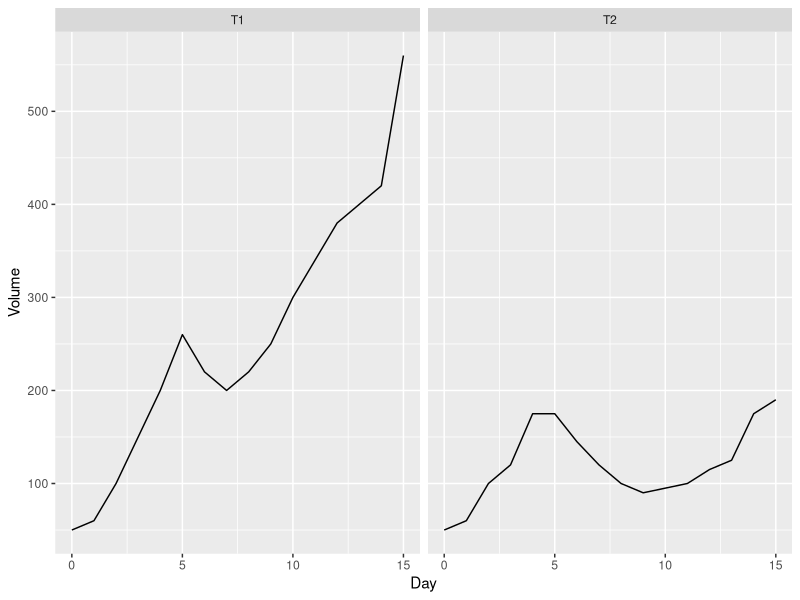
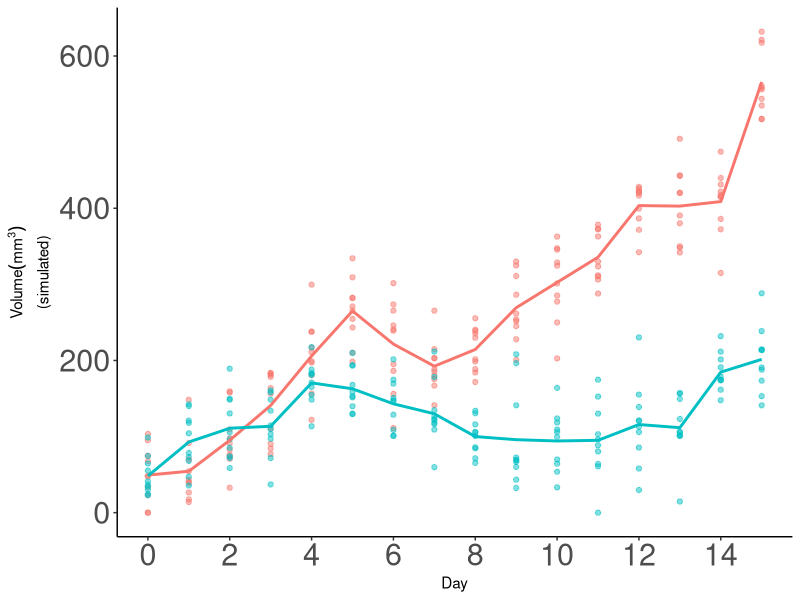
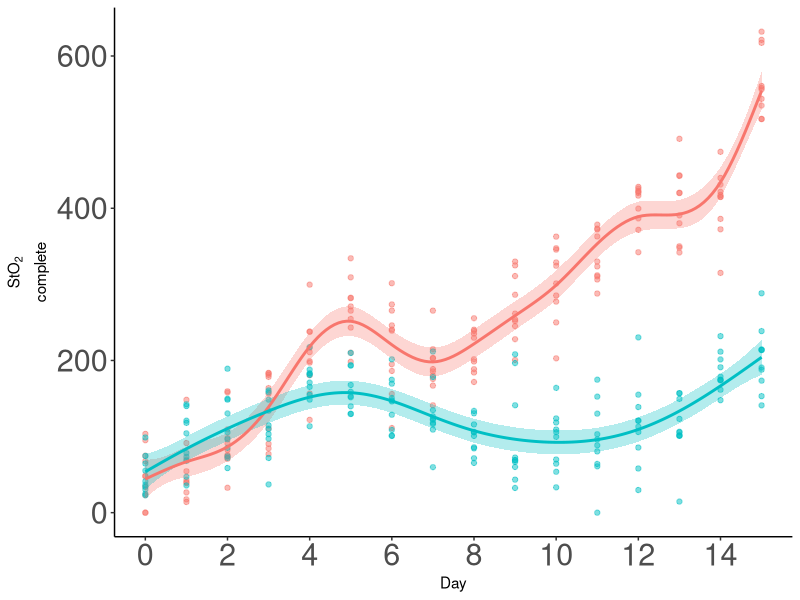
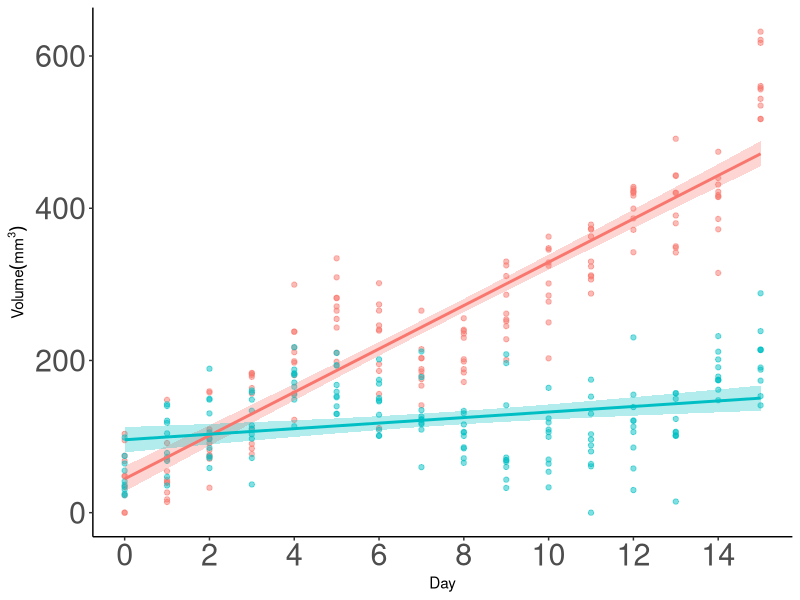

Write R code to recreate these figures, in order.
## Data is from:
## A Near-Infrared Phosphorescent
## Nanoprobe Enables Quantitative, Longitudinal Imaging of
## Tumor Hypoxia Dynamics during Radiotherapy
## --
## Zheng et. al.
## doi: 10.1158/0008-5472.CAN-19-0530
library(here)
library(ggplot2)
library(tidyverse)
library(mgcv)
#####
data<-read.csv(here("data","tumor_data.csv"))
data$Group<-as.factor(data$Group)
#plot data
ggplot(data,aes(x=Day,y=Volume))+geom_line()+facet_wrap(~Group)

#This function simulates data for the tumor data using default parameters of 10 observations per timepoint (as in the
# paper)and Standard deviation (sd) of ~15%.
#Because tumor volume cannot go below 0%, data is  generated with a cutoff value of 0.0001 (the "StO2_sim")

simulate_data <- function(dat, n = 10, sd = 15) {
    dat_sim <- dat %>%
        slice(rep(1:n(), each = n)) %>%
        group_by(Group, Day) %>%
        mutate(
            Vol_sim = pmax(rnorm(n, Volume, sd), 0.0001),
            subject=rep(1:10),
            subject=factor(paste(subject, Group, sep = "-"))
        ) %>%
        ungroup()

    return(dat_sim)
}

n <- 10 #number of observations (from paper)
sd <- 40 #mm3 approximate sd from paper
dat_sim <- simulate_data(data, n, sd)
breaks_s<-c(0,2,4,6,8,10,12,14)

#plotting simulated data
f1<-ggplot(dat_sim, aes(x = Day, y = Vol_sim, color = Group)) +
    geom_point(show.legend=FALSE,size=1.5,alpha=0.5)+
    stat_summary(aes(y = Vol_sim,
                     group=Group),
                 fun=mean, geom="line",size=1,show.legend = FALSE)+
    labs(y=expression(atop(Volume (mm^3),'(simulated)')))+
    theme_classic()+
    theme(
        axis.text=element_text(size=22)
    )+
    scale_x_continuous(breaks=breaks_s)

f1

##### fit GAM and rm-ANOVA

#GAM for StO2

m1 <- gam(Vol_sim ~ Group+s(Day, by = Group, k = 10),
          method='REML',
          data  = dat_sim)



#linear model
lm1<-lm(Vol_sim ~ Day + Group + Day * Group, data = dat_sim)


#creates a dataframe using the length of the covariates for the GAM
gam_predict <- expand_grid(Group = factor(c("T1", "T2")),
                           Day = seq(0, 15, by = 0.1),
                           subject=factor(rep(1:10)))

#creates a dataframe using the length of the covariates for rm-ANOVA
lm_predict<-expand_grid(Group = factor(c("T1", "T2")),
                        Day = c(0:15),
                        subject=factor(rep(1:10)),
)
lm_predict$subject<-factor(paste(lm_predict$subject, lm_predict$Group, sep = "-"))

#adds the predictions to the grid and creates a confidence interval for GAM
gam_predict<-gam_predict%>%
    mutate(fit = predict(m1,gam_predict,se.fit = TRUE,type='response')$fit,
           se.fit = predict(m1, gam_predict,se.fit = TRUE,type='response')$se.fit)

#using lm
lm_predict<-lm_predict%>%
    mutate(fit = predict(lm1,lm_predict,se.fit = TRUE,type='response')$fit,
           se.fit = predict(lm1, lm_predict,se.fit = TRUE,type='response')$se.fit)

#plot smooths and confidence interval for GAM
f3<-ggplot(data=dat_sim, aes(x=Day, y=Vol_sim, group=Group)) +
    geom_point(aes(color=Group),size=1.5,alpha=0.5,show.legend = FALSE)+
    geom_ribbon(aes( x=Day,ymin=(fit - 2*se.fit),
                     ymax=(fit + 2*se.fit),
                     fill=Group
    ),
    alpha=0.3,
    data=gam_predict,
    show.legend=FALSE,
    inherit.aes=FALSE) +
    geom_line(aes(y=fit,
                  color=Group),
              size=1,data=gam_predict,
              show.legend = FALSE)+
    #facet_wrap(~Group)+
    labs(y=expression(atop(StO[2],'complete')))+
    scale_x_continuous(breaks=breaks_s)+
    theme_classic()+
    theme(
        axis.text=element_text(size=22)
    )

f3

#plot linear fit for rm-ANOVA
f4<-ggplot(data=dat_sim, aes(x=Day, y=Vol_sim, group=Group)) +
    geom_point(aes(color=Group),size=1.5,alpha=0.5,show.legend = FALSE)+
    geom_ribbon(aes( x=Day,ymin=(fit - 2*se.fit),
                     ymax=(fit + 2*se.fit),fill=Group),
                alpha=0.3,
                data=lm_predict,
                show.legend = FALSE,
                inherit.aes=FALSE) +
    geom_line(aes(y=fit,
                  color=Group),
              size=1,data=lm_predict,
              show.legend = FALSE)+
    #facet_wrap(~Group)+
    labs(y=expression(paste('Volume'(mm^3))))+
    scale_x_continuous(breaks=breaks_s)+
    theme_classic()+
    theme(
        axis.text=element_text(size=22)
    )
f4

